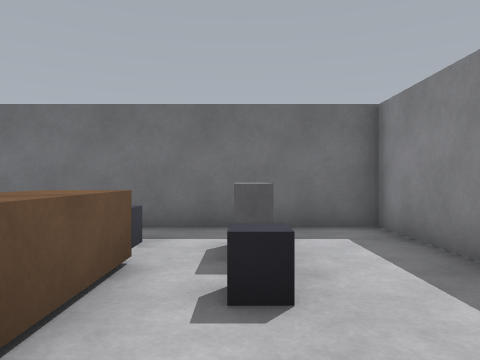
[1] (above)

20 first-person views from a walk through a robot-simulator world made for Gazebo. The camera is 0.94 m above the floor, looks level and sees 70° across. The floor is counted in squares, 1 m on a side. Each view is taken from the middle of a square. On the plan, view 1 faces up. The plan holds only what a view shows up to about 12 squares ahead; the rest is blank.

[2]
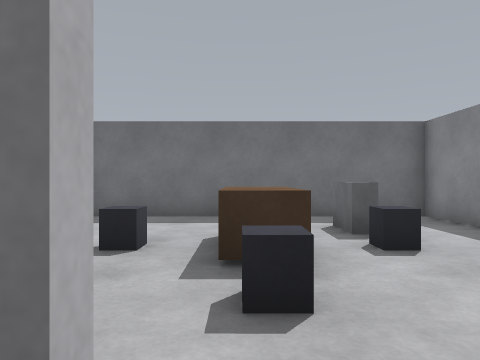

[3]
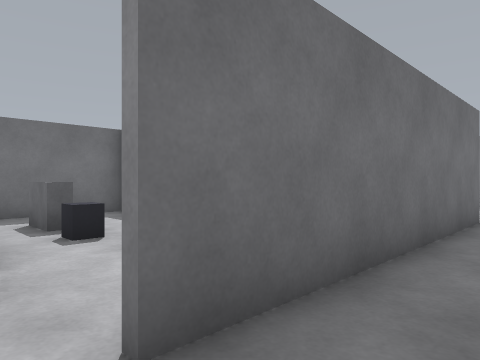

[4]
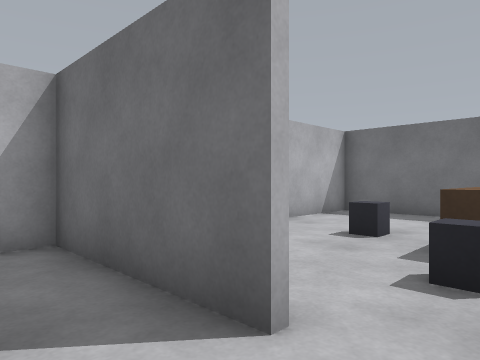

[5]
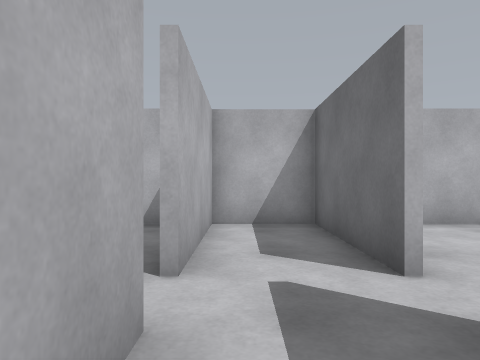

[6]
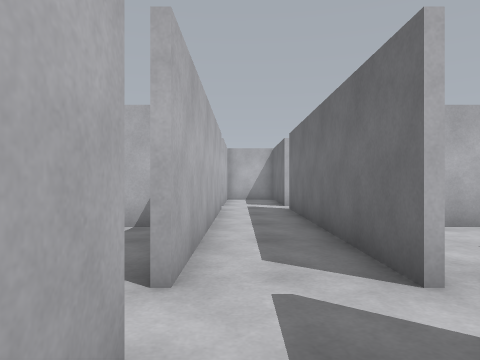

[7]
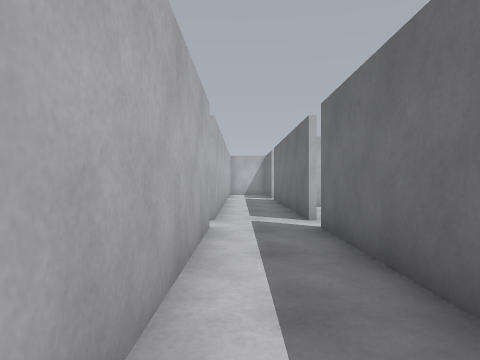

[8]
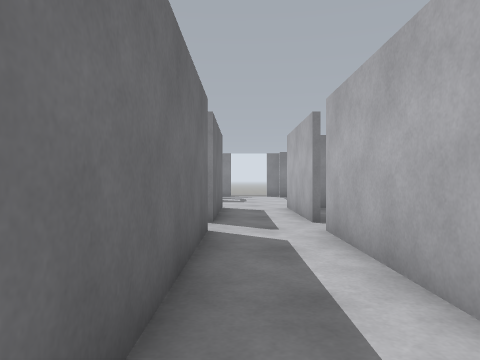

[9]
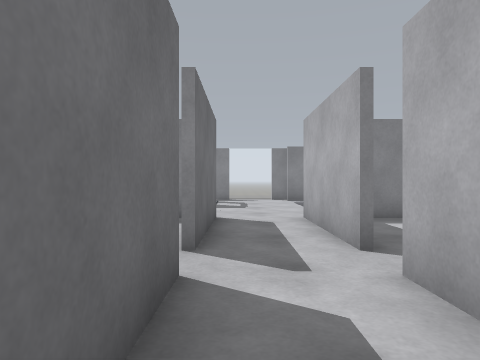

[10]
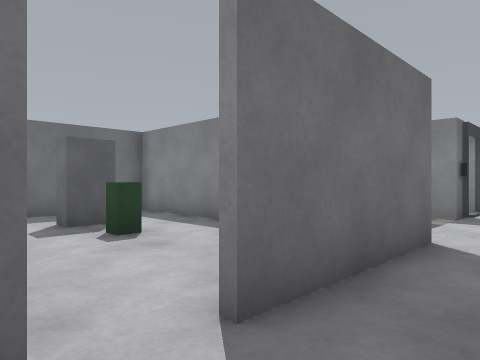

[11]
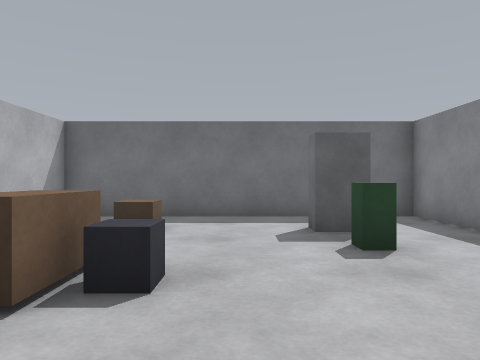

[12]
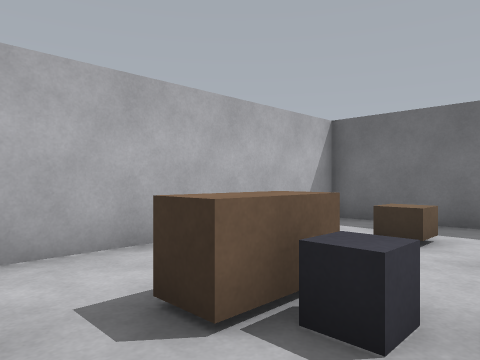

[13]
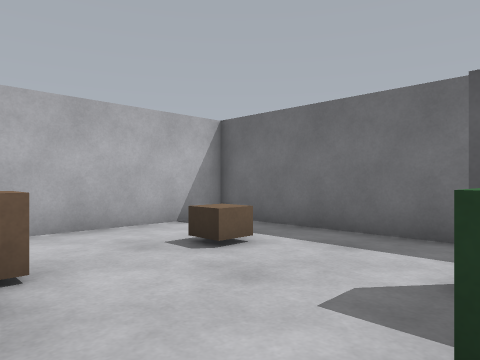

[14]
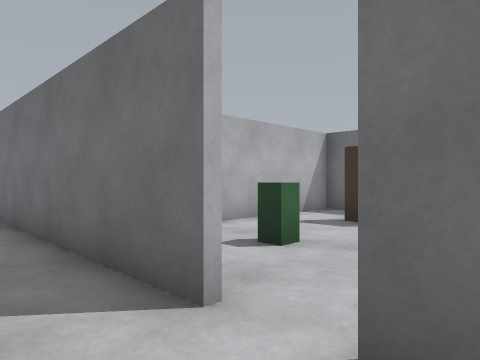

[15]
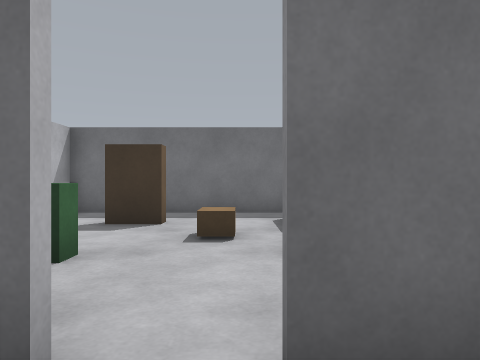

[16]
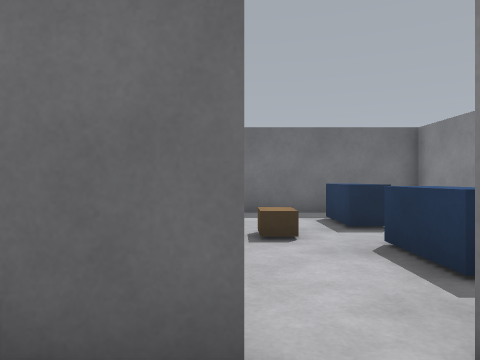

[17]
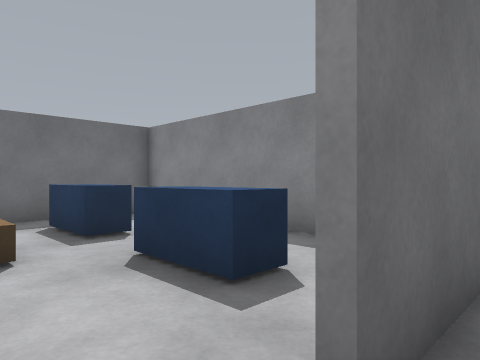

[18]
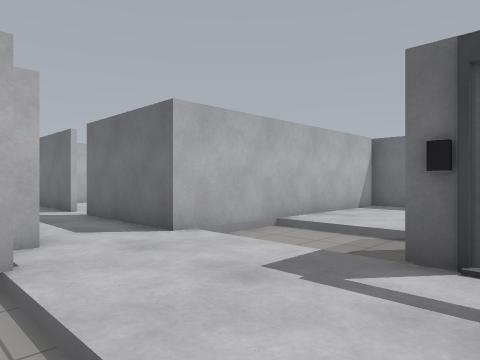

[19]
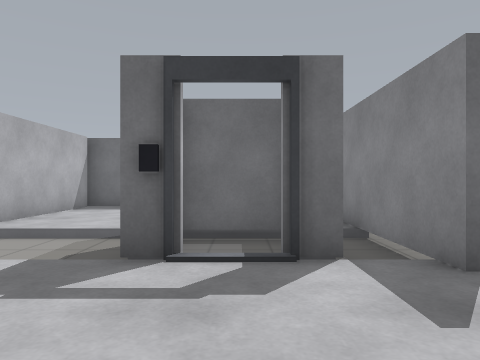

[20]
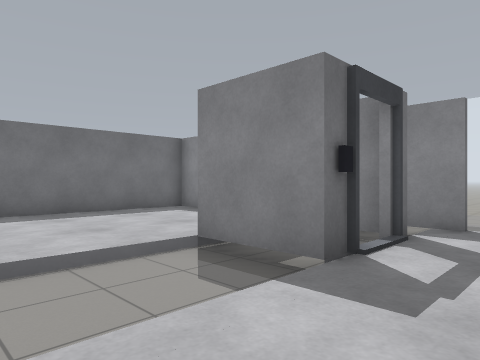

### Floor plan
Points are (right, up) in squares from view 1. A wall is a line through its corners. A room is listed if a view was taken in it or the views show most of it. See-through windows are left out.
Room 1 (view 1)
walls: (-6.3, 2.1) (-6.3, 0.8); (2.8, 3.9) (2.8, 6.8) (-6.3, 6.8) (-6.3, 3.9)
ways out: opening at (-2, -1) to room 2
objects: grey box (-4, 3); grey box (-2, 1); brown box (-2, 2) to (-1, 4); grey box (-2, 5); grey box (0, 3); grey box (0, 4) to (0, 5)
Room 2 (views 2, 3, 4, 5, 6, 7, 8, 9, 10, 11, 14, 15, 16, 17, 18, 19, 20)
walls: (17.5, -3.6) (21.7, -3.6); (16.4, -1.4) (8.1, -1.4); (25.6, -0.6) (25.6, 1.6); (21.7, 7) (21.7, -1.4) (17.5, -1.4); (8.1, -3.6) (16.4, -3.6); (28.1, -0.5) (28.1, 0); (27.9, 1.4) (25.9, 1.4); (7.1, -1.4) (-1.2, -1.4); (29.3, -1.5) (29.3, 2.8); (28.8, 7.3) (22.2, 7.3); (-1.1, -3.6) (7.1, -3.6); (-2.2, -1.4) (-6.3, -1.4) (-6.3, -3.6) (-2.4, -3.6)
ways out: opening at (-2, -1) to room 1; opening at (17, -1) to room 3; gap at (7.5, -1) to room 4; opening at (-2, -4); opening at (17, -4); gap at (7, -4)
objects: grey post (26, -2); white box (26, -1); grey post (28, -2); white box (28, -1)
Room 3 (views 12, 13)
walls: (21.5, 3.1) (21.5, 6.8) (12.5, 6.8) (12.5, -0.2)
ways out: opening at (17, -1) to room 2
objects: brown box (15, 1) to (15, 2); brown box (15, 4) to (15, 5); grey box (16, 1); green box (19, 3); grey box (19, 4) to (19, 5)
Room 4 (no view inside)
walls: (4.1, 6.8) (3.1, 6.8) (3.1, -0.4); (12.1, 1.2) (12.1, 6.8) (5.9, 6.8)
ways out: gap at (7.5, -1) to room 2
objects: brown box (5, 4) to (6, 5); green box (6, 1); brown box (7, 2) to (8, 3); blue box (9, 0) to (10, 2); blue box (9, 4) to (10, 5)

Where each view was taken, in squares from view 1:
view 1: 0 up, 0 right, facing up
view 2: 2 down, 2 left, facing up
view 3: 3 down, 2 left, facing up-right
view 4: 3 down, 1 left, facing up-left
view 5: 3 down, 1 right, facing left
view 6: 3 down, 10 right, facing left
view 7: 3 down, 15 right, facing left
view 8: 2 down, 10 right, facing right
view 9: 2 down, 13 right, facing right
view 10: 3 down, 16 right, facing up-right
view 11: 2 down, 17 right, facing up
view 12: 1 down, 17 right, facing up-left
view 13: 1 up, 19 right, facing up-left
view 14: 3 down, 9 right, facing up-left
view 15: 3 down, 8 right, facing up
view 16: 3 down, 7 right, facing up
view 17: 2 down, 7 right, facing up-right
view 18: 5 down, 27 right, facing up-left
view 19: 5 down, 27 right, facing up
view 20: 3 down, 22 right, facing up-right
